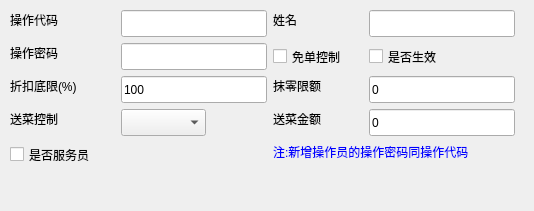
<?xml version="1.0" encoding="UTF-8"?>
<ui version="4.0">
 <class>w_sys_manage_operatorinformation_change_Dialog</class>
 <widget class="QDialog" name="w_sys_manage_operatorinformation_change_Dialog">
  <property name="geometry">
   <rect>
    <x>0</x>
    <y>0</y>
    <width>534</width>
    <height>211</height>
   </rect>
  </property>
  <property name="windowTitle">
   <string>Dialog</string>
  </property>
  <widget class="lds_toolbar" name="widget" native="true">
   <property name="geometry">
    <rect>
     <x>9</x>
     <y>174</y>
     <width>516</width>
     <height>28</height>
    </rect>
   </property>
  </widget>
  <widget class="lds_CheckBox" name="checkBox_ch_flag">
   <property name="geometry">
    <rect>
     <x>369</x>
     <y>44</y>
     <width>90</width>
     <height>25</height>
    </rect>
   </property>
   <property name="text">
    <string>是否生效</string>
   </property>
  </widget>
  <widget class="QLabel" name="label_2">
   <property name="geometry">
    <rect>
     <x>10</x>
     <y>43</y>
     <width>60</width>
     <height>20</height>
    </rect>
   </property>
   <property name="text">
    <string>操作密码</string>
   </property>
  </widget>
  <widget class="lds_CheckBox" name="checkBox_ch_free_flag">
   <property name="geometry">
    <rect>
     <x>273</x>
     <y>44</y>
     <width>90</width>
     <height>25</height>
    </rect>
   </property>
   <property name="text">
    <string>免单控制</string>
   </property>
  </widget>
  <widget class="QLabel" name="label_8">
   <property name="geometry">
    <rect>
     <x>273</x>
     <y>109</y>
     <width>60</width>
     <height>20</height>
    </rect>
   </property>
   <property name="text">
    <string>送菜金额</string>
   </property>
  </widget>
  <widget class="QLineEdit" name="lineEdit_vch_password">
   <property name="geometry">
    <rect>
     <x>121</x>
     <y>43</y>
     <width>146</width>
     <height>27</height>
    </rect>
   </property>
  </widget>
  <widget class="lds_ComboBox" name="comboBox_ch_pre_mode">
   <property name="geometry">
    <rect>
     <x>121</x>
     <y>109</y>
     <width>85</width>
     <height>27</height>
    </rect>
   </property>
  </widget>
  <widget class="QLabel" name="label_5">
   <property name="geometry">
    <rect>
     <x>273</x>
     <y>142</y>
     <width>244</width>
     <height>20</height>
    </rect>
   </property>
   <property name="styleSheet">
    <string notr="true">color:blue;</string>
   </property>
   <property name="text">
    <string>注:新增操作员的操作密码同操作代码</string>
   </property>
  </widget>
  <widget class="QLabel" name="label">
   <property name="geometry">
    <rect>
     <x>10</x>
     <y>10</y>
     <width>60</width>
     <height>20</height>
    </rect>
   </property>
   <property name="text">
    <string>操作代码</string>
   </property>
  </widget>
  <widget class="QLineEdit" name="lineEdit_num_present">
   <property name="geometry">
    <rect>
     <x>369</x>
     <y>109</y>
     <width>146</width>
     <height>27</height>
    </rect>
   </property>
   <property name="text">
    <string>0</string>
   </property>
  </widget>
  <widget class="QLabel" name="label_7">
   <property name="geometry">
    <rect>
     <x>273</x>
     <y>76</y>
     <width>60</width>
     <height>20</height>
    </rect>
   </property>
   <property name="text">
    <string>抹零限额</string>
   </property>
  </widget>
  <widget class="QLineEdit" name="lineEdit_int_discount">
   <property name="geometry">
    <rect>
     <x>121</x>
     <y>76</y>
     <width>146</width>
     <height>27</height>
    </rect>
   </property>
   <property name="text">
    <string>100</string>
   </property>
  </widget>
  <widget class="QLineEdit" name="lineEdit_vch_operid">
   <property name="geometry">
    <rect>
     <x>121</x>
     <y>10</y>
     <width>146</width>
     <height>27</height>
    </rect>
   </property>
  </widget>
  <widget class="QLabel" name="label_6">
   <property name="geometry">
    <rect>
     <x>273</x>
     <y>10</y>
     <width>30</width>
     <height>20</height>
    </rect>
   </property>
   <property name="text">
    <string>姓名</string>
   </property>
  </widget>
  <widget class="QLabel" name="label_4">
   <property name="geometry">
    <rect>
     <x>10</x>
     <y>109</y>
     <width>60</width>
     <height>20</height>
    </rect>
   </property>
   <property name="text">
    <string>送菜控制</string>
   </property>
  </widget>
  <widget class="lds_CheckBox" name="checkBox_ch_waiter">
   <property name="geometry">
    <rect>
     <x>10</x>
     <y>142</y>
     <width>105</width>
     <height>25</height>
    </rect>
   </property>
   <property name="text">
    <string>是否服务员</string>
   </property>
  </widget>
  <widget class="QLineEdit" name="lineEdit_vch_operator">
   <property name="geometry">
    <rect>
     <x>369</x>
     <y>10</y>
     <width>146</width>
     <height>27</height>
    </rect>
   </property>
  </widget>
  <widget class="QLabel" name="label_3">
   <property name="geometry">
    <rect>
     <x>10</x>
     <y>76</y>
     <width>83</width>
     <height>20</height>
    </rect>
   </property>
   <property name="text">
    <string>折扣底限(%)</string>
   </property>
  </widget>
  <widget class="QLineEdit" name="lineEdit_num_free">
   <property name="geometry">
    <rect>
     <x>369</x>
     <y>76</y>
     <width>146</width>
     <height>27</height>
    </rect>
   </property>
   <property name="text">
    <string>0</string>
   </property>
  </widget>
 </widget>
 <customwidgets>
  <customwidget>
   <class>lds_toolbar</class>
   <extends>QFrame</extends>
   <header>lds_toolbar.h</header>
   <container>1</container>
  </customwidget>
  <customwidget>
   <class>lds_ComboBox</class>
   <extends>QComboBox</extends>
   <header>lds_combobox.h</header>
  </customwidget>
  <customwidget>
   <class>lds_CheckBox</class>
   <extends>QCheckBox</extends>
   <header>lds_checkbox.h</header>
  </customwidget>
 </customwidgets>
 <resources/>
 <connections/>
</ui>
